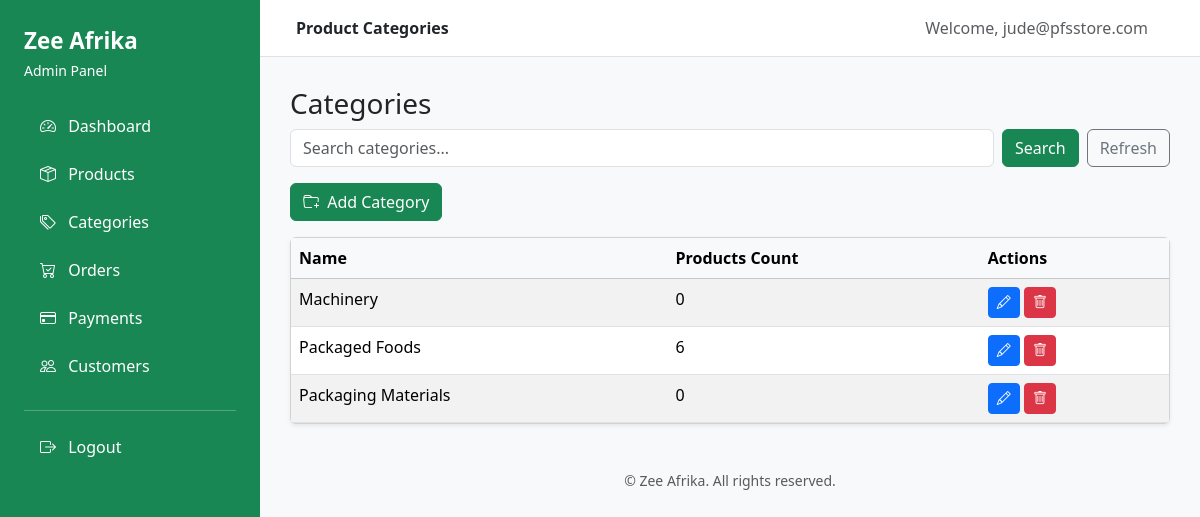
Screenshot of /admin-dashboard/categories/ (signed in) with the database file from the repository.
### accounts/models.py (models this page shows, shortened)
class CustomUser(AbstractBaseUser, PermissionsMixin):
    email = models.EmailField(unique=True)
    first_name = models.CharField(max_length=30, blank=True)
    last_name = models.CharField(max_length=30, blank=True)
    is_active = models.BooleanField(default=True)
    is_staff = models.BooleanField(default=False)
    objects = CustomUserManager()
    USERNAME_FIELD = 'email'
    REQUIRED_FIELDS = []

### main/models.py (models this page shows, shortened)
class Category(models.Model):
    name = models.CharField(max_length=100, unique=True)
    slug = models.SlugField(unique=True, blank=True)
    class Meta:
        verbose_name_plural = "Categories"

### dashboard/views.py (the view)
# urls.py: path("categories/", views.categories_list, name="dashboard_categories_list"),
@staff_member_required
def categories_list(request):
    search_query = request.GET.get("q", "")
    categories = Category.objects.all().order_by("name")
    if search_query:
        categories = categories.filter(name__icontains=search_query)
    return render(request, "dashboard/categories_list.html", {
        "categories": categories,
        "search_query": search_query
    })

### main/context_processors.py (called while the page is built)
def cart_count(request):
    if request.user.is_authenticated:
        cart, created = Cart.objects.get_or_create(user=request.user)
        count = sum(item.quantity for item in cart.items.all())
    else:
        count = 0
    return {
        "cart_count": count
    }

### dashboard/templates/dashboard/categories_list.html (shortened to what this page needs)
{% extends "dashboard/base.html" %}
{% load static %}
{% block page_title %}Product Categories{% endblock %}
{% block content %}
<h3>Categories</h3>
<form method="get" class="mb-3 d-flex">
    <input type="text" name="q" value="{{ search_query }}" class="form-control me-2" placeholder="Search categories...">
    <button type="submit" class="btn btn-success me-2">Search</button>
    <a href="{% url 'dashboard_categories_list' %}" class="btn btn-outline-secondary">Refresh</a>
</form>
<div class="d-flex justify-content-between mb-3">
    <button class="btn btn-success" data-bs-toggle="modal" data-bs-target="#addCategoryModal">
        <i class="bi bi-folder-plus me-1"></i> Add Category
    </button>
</div>
<div class="card shadow-sm">
    <div class="card-body p-0">
        <table class="table table-striped table-hover mb-0">
            <thead class="table-light">
                <tr>
                    <th>Name</th>
                    <th>Products Count</th>
                    <th>Actions</th>
                </tr>
            </thead>
            <tbody>
                {% for category in categories %}
                <tr>
                    <td>{{ category.name }}</td>
                    <td>{{ category.products.count }}</td>
                    <td>
                        <button class="btn btn-sm btn-primary" data-bs-toggle="modal" data-bs-target="#editCategoryModal{{ category.id }}" title="Edit">
                            <i class="bi bi-pencil"></i>
                        </button>
                        <button class="btn btn-sm btn-danger" data-bs-toggle="modal" data-bs-target="#deleteCategoryModal{{ category.id }}" title="Delete">
                            <i class="bi bi-trash"></i>
                        </button>
                    </td>
                </tr>
                {% empty %}
                <tr>
                    <td colspan="3" class="text-center text-muted">No categories yet.</td>
                </tr>
                {% endfor %}
            </tbody>
        </table>
    </div>
</div>
{% endblock %}

### dashboard/templates/dashboard/base.html (shortened to what this page needs)
{% load static %}
<!doctype html>
<html lang="en">
  <head>
    <link
      href="https://cdn.jsdelivr.net/npm/bootstrap@5.3.2/dist/css/bootstrap.min.css"
      rel="stylesheet"
    />
    <link
      href="https://cdn.jsdelivr.net/npm/bootstrap-icons@1.11.1/font/bootstrap-icons.css"
      rel="stylesheet"
    />
    <link rel="stylesheet" href="{% static 'dashboard/css/dashboard.css' %}" />
  </head>
  <body>
<div class="position-fixed top-0 end-0 p-3" style="z-index: 1100;">
</div>
    <div class="d-flex">
      <div class="sidebar p-4 text-white">
        <div class="mb-4">
          <div class="brand-title">Zee Afrika</div>
          <small>Admin Panel</small>
        </div>
        <ul class="nav flex-column">
          <li class="nav-item mb-2">
            <a href="{% url 'dashboard_home' %}" class="nav-link">
              <i class="bi bi-speedometer2 me-2"></i> Dashboard
            </a>
          </li>
          <li class="nav-item mb-2">
            <a href="{% url "dashboard_products_list" %}" class="nav-link">
              <i class="bi bi-box-seam me-2"></i> Products
            </a>
          </li>
          <li class="nav-item mb-2">
            <a href="{% url "dashboard_categories_list" %}" class="nav-link">
              <i class="bi bi-tags me-2"></i> Categories
            </a>
          </li>
          <li class="nav-item mb-2">
            <a href="{% url "dashboard_orders_list" %}" class="nav-link">
              <i class="bi bi-cart-check me-2"></i> Orders
            </a>
          </li>
          <li class="nav-item mb-2">
            <a href="{% url "dashboard_payments_list" %}" class="nav-link">
              <i class="bi bi-credit-card me-2"></i> Payments
            </a>
          </li>
          <li class="nav-item mb-2">
            <a href="#" class="nav-link">
              <i class="bi bi-people me-2"></i> Customers
            </a>
          </li>
          <hr class="bg-white" />
          <li class="nav-item mb-2">
            <form method="post" action="{% url 'logout' %}" class="d-inline">
                <button type="submit" class="nav-link btn btn-link border-0">
                <i class="bi bi-box-arrow-right me-2"></i> Logout
                </button>
            </form>
        </li>
        </ul>
      </div>
      <div class="flex-grow-1">
        <nav class="navbar top-navbar px-4 py-3">
          <div class="container-fluid">
            <span class="fw-semibold">
              {% block page_title %}Dashboard{% endblock %}
            </span>
            <div>
              <span class="me-3 text-muted">
                Welcome, {{ request.user.first_name|default:request.user.email}}
              </span>
            </div>
          </div>
        </nav>
        <div class="content-wrapper">{% block content %}{% endblock %}</div>
        <footer class="text-center py-3 text-muted small">
          &copy; {{ now|date:"Y" }} Zee Afrika. All rights reserved.
        </footer>
      </div>
    </div>
  </body>
</html>

### dashboard/static/dashboard/css/dashboard.css (style rules this page uses)
body { background-color: #f8f9fa; }
.sidebar { width: 260px; min-height: 100vh; background-color: #198754; }
.sidebar .nav-link { color: white; font-weight: 500; }
.brand-title { font-size: 1.4rem; font-weight: bold; }
.top-navbar { background-color: white; border-bottom: 1px solid #dee2e6; }
.content-wrapper { padding: 30px; }

### rows the page displays
CustomUser: user.first_name "jude@pfsstore.com"
Category: name "Machinery", products.count "0"
Category: name "Packaged Foods", products.count "6"
Category: name "Packaging Materials", products.count "0"
